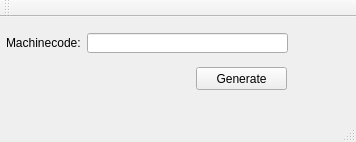
<?xml version="1.0" encoding="UTF-8"?>
<ui version="4.0">
 <class>MainWindow</class>
 <widget class="QMainWindow" name="MainWindow">
  <property name="geometry">
   <rect>
    <x>0</x>
    <y>0</y>
    <width>356</width>
    <height>142</height>
   </rect>
  </property>
  <property name="windowTitle">
   <string>MainWindow</string>
  </property>
  <widget class="QWidget" name="centralWidget">
   <widget class="QLabel" name="label">
    <property name="geometry">
     <rect>
      <x>6</x>
      <y>16</y>
      <width>77</width>
      <height>20</height>
     </rect>
    </property>
    <property name="text">
     <string>Machinecode:</string>
    </property>
   </widget>
   <widget class="QLineEdit" name="lineEdit">
    <property name="geometry">
     <rect>
      <x>87</x>
      <y>16</y>
      <width>201</width>
      <height>20</height>
     </rect>
    </property>
   </widget>
   <widget class="QPushButton" name="pushButton">
    <property name="geometry">
     <rect>
      <x>196</x>
      <y>50</y>
      <width>91</width>
      <height>23</height>
     </rect>
    </property>
    <property name="text">
     <string>Generate</string>
    </property>
   </widget>
  </widget>
  <widget class="QMenuBar" name="menuBar">
   <property name="geometry">
    <rect>
     <x>0</x>
     <y>0</y>
     <width>356</width>
     <height>23</height>
    </rect>
   </property>
  </widget>
  <widget class="QToolBar" name="mainToolBar">
   <attribute name="toolBarArea">
    <enum>TopToolBarArea</enum>
   </attribute>
   <attribute name="toolBarBreak">
    <bool>false</bool>
   </attribute>
  </widget>
  <widget class="QStatusBar" name="statusBar"/>
 </widget>
 <layoutdefault spacing="6" margin="11"/>
 <resources/>
 <connections/>
</ui>
